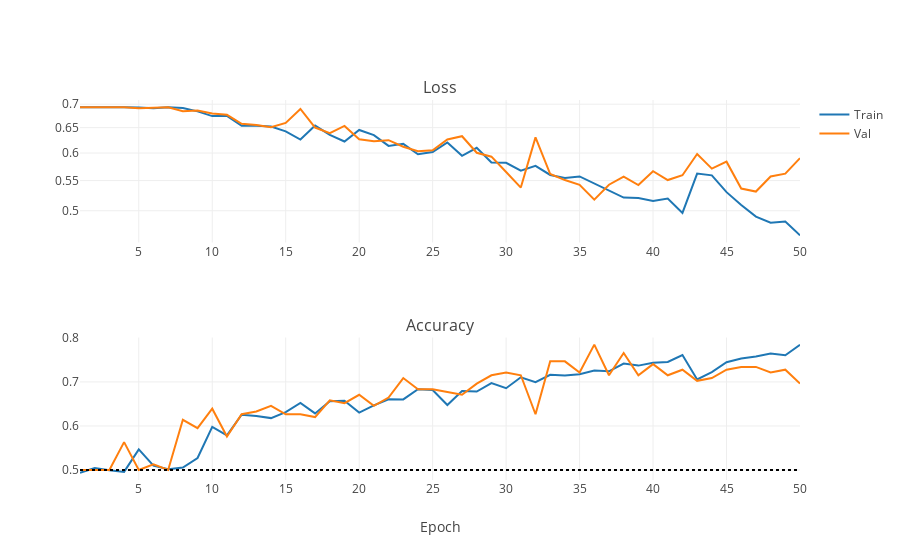

Notebook code for this chart:
### Markdown cell above
Hmm, it's just as good. However, it took a couple of trials to have the network start training -- apparently, the random initial state is more important for a smaller network. Therefore, let's stick with downscale=4.

Our dataset is still fairly small. Let's explore whether an augmented dataset (for augmentation details, see cv_augment.py) improves the network performance. In addition to producing an effectively larger sample, augmentation should also prevent memorization, so we can limit overfitting as well!

To go a bit easier on the network, let's turn augmentation on in stages. First, we only zoom and crop the image by a factor of 0.9...

### Code cell
iplot(plot_training_stats(NNs_path + "/AlexNet_logs/5_augmented_zoom.log"))

### Figure 1 — Plotly figure (JSON) as saved in the notebook; plotly's stock layout.template omitted (floating-point values rounded to 4 significant figures)
{"data": [{"line": {"color": "#1F77B4"}, "name": "Train", "type": "scatter", "uid": "d53a8d50-23fa-441a-943b-78b1eadc7e17", "x": [1, 2, 3, 4, 5, 6, 7, 8, 9, 10, 11, 12, 13, 14, 15, 16, 17, 18, 19, 20, 21, 22, 23, 24, 25, 26, 27, 28, 29, 30, 31, 32, 33, 34, 35, 36, 37, 38, 39, 40, 41, 42, 43, 44, 45, 46, 47, 48, 49, 50], "xaxis": "x", "y": [0.6932, 0.6935, 0.6932, 0.6931, 0.6925, 0.6913, 0.6932, 0.6918, 0.6843, 0.6742, 0.6748, 0.654, 0.6538, 0.6524, 0.6425, 0.626, 0.6542, 0.6354, 0.6221, 0.6453, 0.6348, 0.6136, 0.6176, 0.5975, 0.6019, 0.6204, 0.5948, 0.6099, 0.5824, 0.5818, 0.5675, 0.5762, 0.5598, 0.5546, 0.5572, 0.5451, 0.533, 0.5213, 0.5206, 0.5159, 0.5198, 0.4966, 0.5624, 0.5591, 0.5303, 0.5093, 0.4908, 0.4816, 0.4834, 0.4626], "yaxis": "y"}, {"line": {"color": "#FF7F0E"}, "name": "Val", "type": "scatter", "uid": "118d94da-5fe9-403f-a7b8-027c75af0015", "x": [1, 2, 3, 4, 5, 6, 7, 8, 9, 10, 11, 12, 13, 14, 15, 16, 17, 18, 19, 20, 21, 22, 23, 24, 25, 26, 27, 28, 29, 30, 31, 32, 33, 34, 35, 36, 37, 38, 39, 40, 41, 42, 43, 44, 45, 46, 47, 48, 49, 50], "xaxis": "x", "y": [0.6931, 0.6931, 0.6931, 0.693, 0.6912, 0.6928, 0.6931, 0.6846, 0.6859, 0.6798, 0.677, 0.6581, 0.6557, 0.6511, 0.6599, 0.6896, 0.6502, 0.639, 0.6535, 0.6265, 0.6229, 0.6248, 0.612, 0.6033, 0.6052, 0.6261, 0.6327, 0.6005, 0.5931, 0.565, 0.538, 0.6304, 0.5615, 0.5509, 0.5427, 0.5178, 0.5428, 0.5571, 0.5423, 0.5664, 0.5509, 0.5593, 0.5982, 0.5711, 0.5838, 0.5362, 0.5312, 0.5571, 0.5621, 0.5904], "yaxis": "y"}, {"line": {"color": "#1F77B4"}, "name": "Train", "showlegend": false, "type": "scatter", "uid": "a96d04e7-0375-476a-91c4-3e32d90e0c97", "x": [1, 2, 3, 4, 5, 6, 7, 8, 9, 10, 11, 12, 13, 14, 15, 16, 17, 18, 19, 20, 21, 22, 23, 24, 25, 26, 27, 28, 29, 30, 31, 32, 33, 34, 35, 36, 37, 38, 39, 40, 41, 42, 43, 44, 45, 46, 47, 48, 49, 50], "xaxis": "x2", "y": [0.4934, 0.5046, 0.4993, 0.4956, 0.5468, 0.5097, 0.5018, 0.5056, 0.5271, 0.5978, 0.5786, 0.6255, 0.6225, 0.6178, 0.6316, 0.6521, 0.6285, 0.6562, 0.6572, 0.6304, 0.6468, 0.6606, 0.6604, 0.6834, 0.6817, 0.6476, 0.6795, 0.6781, 0.6976, 0.6857, 0.7106, 0.6994, 0.7163, 0.7144, 0.7174, 0.7258, 0.7241, 0.7417, 0.7371, 0.7436, 0.7453, 0.7612, 0.7057, 0.7223, 0.7448, 0.7533, 0.758, 0.7644, 0.7606, 0.7844], "yaxis": "y2"}, {"line": {"color": "#FF7F0E"}, "name": "Val", "showlegend": false, "type": "scatter", "uid": "c1dcd098-012c-4e19-ab2a-daf77a740459", "x": [1, 2, 3, 4, 5, 6, 7, 8, 9, 10, 11, 12, 13, 14, 15, 16, 17, 18, 19, 20, 21, 22, 23, 24, 25, 26, 27, 28, 29, 30, 31, 32, 33, 34, 35, 36, 37, 38, 39, 40, 41, 42, 43, 44, 45, 46, 47, 48, 49, 50], "xaxis": "x2", "y": [0.5, 0.5, 0.5, 0.5633, 0.5, 0.5127, 0.5, 0.6139, 0.5949, 0.6392, 0.5759, 0.6266, 0.6329, 0.6456, 0.6266, 0.6266, 0.6203, 0.6582, 0.6519, 0.6709, 0.6456, 0.6646, 0.7089, 0.6835, 0.6835, 0.6772, 0.6709, 0.6962, 0.7152, 0.7215, 0.7152, 0.6266, 0.7468, 0.7468, 0.7215, 0.7848, 0.7152, 0.7658, 0.7152, 0.7405, 0.7152, 0.7278, 0.7025, 0.7089, 0.7278, 0.7342, 0.7342, 0.7215, 0.7278, 0.6962], "yaxis": "y2"}, {"line": {"color": "#000000", "dash": "dot"}, "mode": "lines", "name": "Always dogs", "showlegend": false, "type": "scatter", "uid": "665cc344-c733-4037-9c99-9389fac1a73e", "x": [1, 2, 3, 4, 5, 6, 7, 8, 9, 10, 11, 12, 13, 14, 15, 16, 17, 18, 19, 20, 21, 22, 23, 24, 25, 26, 27, 28, 29, 30, 31, 32, 33, 34, 35, 36, 37, 38, 39, 40, 41, 42, 43, 44, 45, 46, 47, 48, 49, 50], "xaxis": "x2", "y": [0.5, 0.5, 0.5, 0.5, 0.5, 0.5, 0.5, 0.5, 0.5, 0.5, 0.5, 0.5, 0.5, 0.5, 0.5, 0.5, 0.5, 0.5, 0.5, 0.5, 0.5, 0.5, 0.5, 0.5, 0.5, 0.5, 0.5, 0.5, 0.5, 0.5, 0.5, 0.5, 0.5, 0.5, 0.5, 0.5, 0.5, 0.5, 0.5, 0.5, 0.5, 0.5, 0.5, 0.5, 0.5, 0.5, 0.5, 0.5, 0.5, 0.5], "yaxis": "y2"}, {"line": {"color": "#000000", "dash": "dot"}, "mode": "lines", "name": "Always cats", "showlegend": false, "type": "scatter", "uid": "eb13f7b5-b789-4b0f-aeef-cc501b15533f", "x": [1, 2, 3, 4, 5, 6, 7, 8, 9, 10, 11, 12, 13, 14, 15, 16, 17, 18, 19, 20, 21, 22, 23, 24, 25, 26, 27, 28, 29, 30, 31, 32, 33, 34, 35, 36, 37, 38, 39, 40, 41, 42, 43, 44, 45, 46, 47, 48, 49, 50], "xaxis": "x2", "y": [0.5, 0.5, 0.5, 0.5, 0.5, 0.5, 0.5, 0.5, 0.5, 0.5, 0.5, 0.5, 0.5, 0.5, 0.5, 0.5, 0.5, 0.5, 0.5, 0.5, 0.5, 0.5, 0.5, 0.5, 0.5, 0.5, 0.5, 0.5, 0.5, 0.5, 0.5, 0.5, 0.5, 0.5, 0.5, 0.5, 0.5, 0.5, 0.5, 0.5, 0.5, 0.5, 0.5, 0.5, 0.5, 0.5, 0.5, 0.5, 0.5, 0.5], "yaxis": "y2"}], "layout": {"annotations": [{"font": {"size": 16}, "showarrow": false, "text": "Loss", "x": 0.5, "xanchor": "center", "xref": "paper", "y": 1, "yanchor": "bottom", "yref": "paper"}, {"font": {"size": 16}, "showarrow": false, "text": "Accuracy", "x": 0.5, "xanchor": "center", "xref": "paper", "y": 0.375, "yanchor": "bottom", "yref": "paper"}], "xaxis": {"anchor": "y", "domain": [0, 1]}, "xaxis2": {"anchor": "y2", "domain": [0, 1], "title": {"text": "Epoch"}}, "yaxis": {"anchor": "x", "domain": [0.625, 1], "type": "log"}, "yaxis2": {"anchor": "x2", "domain": [0, 0.375]}}}
